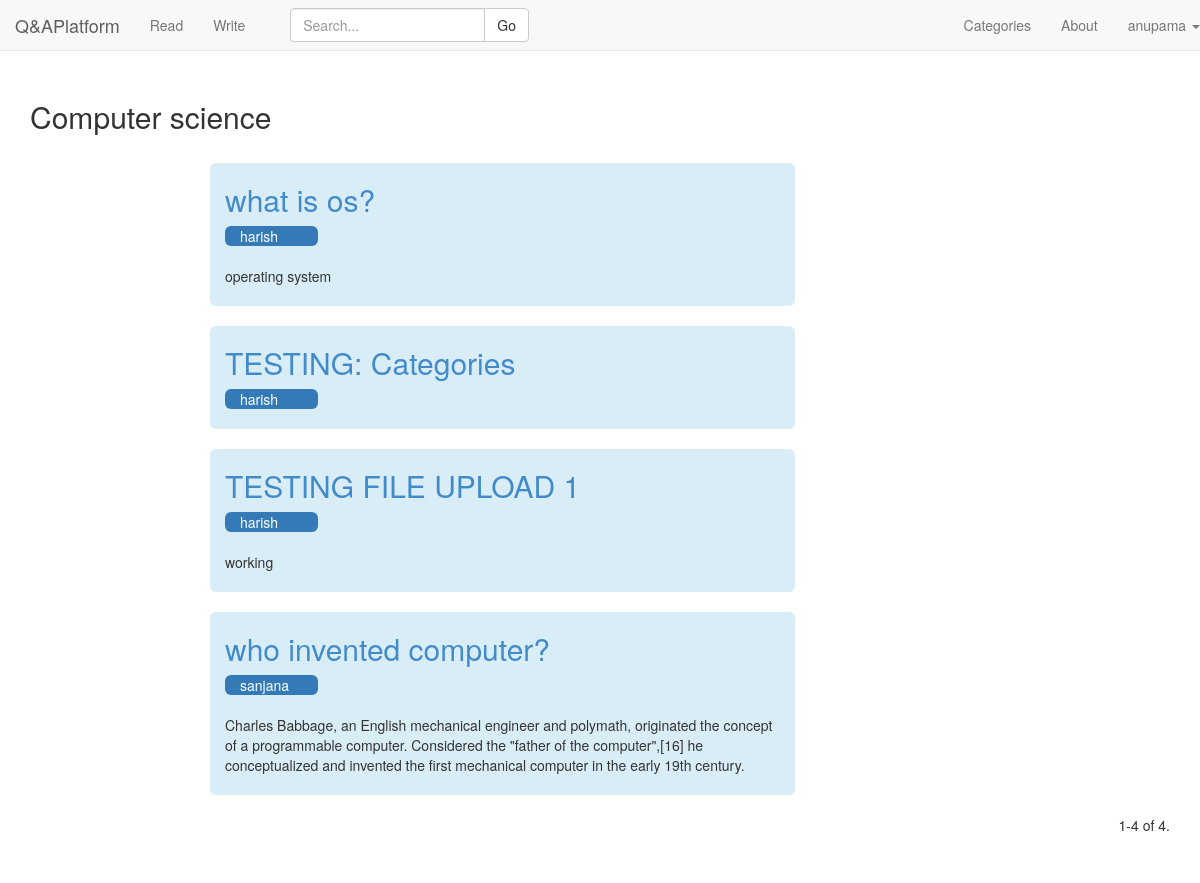
The page /categories/9 (signed in) on the database its author committed.
### QA/models.py (models this page shows, shortened)
class Categories(models.Model):
	categories = models.CharField(max_length=120, blank=False,null=False)

class Question(models.Model):
	question_text = models.TextField(blank=False,null=True)
	follow = models.IntegerField(default=0)
	author = models.ForeignKey(Customuser)
	upload = models.FileField(upload_to='uploads/%Y/%m/%d/',blank=True,null=True) #if null is true then NULL is set if no value
	timestamp = models.DateTimeField(auto_now_add=True, auto_now=False)# but in forms, set blank=True,form can be left.
	updated = models.DateTimeField(auto_now_add=False, auto_now=True)
	category1 = models.ForeignKey(Categories,blank=True,null=True,related_name='category1')
	category2 = models.ForeignKey(Categories,blank=True,null=True,related_name='category2')
	category3 = models.ForeignKey(Categories,blank=True,null=True,related_name='category3')
	category4 = models.ForeignKey(Categories,blank=True,null=True,related_name='category4')
	class Meta:
		ordering = ['follow','-timestamp']
	def __unicode__(self):
		return self.question_text

class Answer(models.Model):
	answer_text = models.TextField(blank=False,null=True)
	timestamp = models.DateTimeField(auto_now_add=True, auto_now=False)
	question = models.ForeignKey(Question)
	author = models.ForeignKey(Customuser)
	upvotes = models.IntegerField(default=0)
	faculty_upvote = models.IntegerField(default=0)
	verify = models.BooleanField(default=False)
	def __unicode__(self):
		return self.answer_text

### QA/views.py (the view)
# urls.py: url(r'^categories/(?P<category_id>[0-9]*)$',QA.views.category,name='category'),
@login_required
def category(request,category_id):
	if request.user.is_superuser:
		return HttpResponseRedirect('/report')
	if request.user.is_authenticated:
		category_object = []
		qn_list = []
		isAll=False
		cat=''
		if category_id:
			i=Categories.objects.get(pk=category_id)
			cat=i.categories
			qn_list += (Question.objects.filter(Q(Q(category1=i) |Q(category2=i)|Q(category3=i)|Q(category4=i))))
			if request.method == 'GET': # If the form is submitted
				search_query = request.GET.get('search_box', "")
				if (search_query==''):
					print "Empty Search"
				else:
					qn_list=[]
					qn_list+=Question.objects.filter(question_text__icontains=search_query).filter(Q(Q(category1=i) |Q(category2=i)|Q(category3=i)|Q(category4=i)))
		else:
			isAll=True
			qn_list = Question.objects.all()
			cat=Categories.objects.all().order_by("categories")
		qn_count = len(qn_list)
		ans = []
		qa=[]
		for i in qn_list:
			obj = QnAns()
			obj.qn = i
			a1 = Answer.objects.all().filter(question=i).order_by("-upvotes")
			if a1:
				ans.append(a1[0])
				obj.ans = a1[0]
				obj.isans = True
			else:
				obj.isans = False
			qa.append(obj)
		qa = list(set(qa))
		qns = list(set(qn_list))
		MaxQns = 10
		paginator = Paginator(qn_list, MaxQns) # Show MaxQns contacts per page
		page = request.GET.get('page')
		try:
			qns = paginator.page(page)
		except PageNotAnInteger:
			qns = paginator.page(1)
		except EmptyPage:
			qns = paginator.page(paginator.num_pages)
		n1 = (qns.number-1)*MaxQns + 1
		n2 = qns.number*MaxQns
		if n2 > qn_count:
			n2 = qn_count
		context = {
			"list":qns,
			"Object":qa,
			"qn_count":qn_count,
			"n1":n1,"n2":n2,
			"isAll":isAll,
			"category":cat,
			"isCat":True,
		}
		return render(request,"category.html",context)

### QA/models.py (called while the page is built)
	def __str__(self):
		return self.username

### QA/templates/category.html (shortened to what this page needs)
{% extends 'base.html' %}
{% load crispy_forms_tags %}
{% block question_container %}
<div class="container">
	{% if not isAll %}
		<h2>{{category}}</h2>
	{% else %}
		<h2>Category List</h2>
		{%for i in category %}
	        <a href="/categories/{{i.pk}}"><h4>{{i.categories}}</h4></a>
  		{%endfor%}
	{% endif %}
</div>
{% if not isAll %}
<div class="container">
  {%for i in Object %}
    <br>
    <div class="row">
      <div class="col-md-6 col-md-offset-2 bg-info img-rounded">
        <a href="/write/{{i.qn.pk}}"><h2>{{i.qn}}</h2></a>
        <div class="col-xs-2 col-sm-2 bg-primary img-rounded word-wrap">
          {{i.qn.author}}
        </div>
        {% if i.isans %}
          <br> <br>
          {{ i.ans }}
        {% endif %}
        <br> <br>
      </div>
    </div>
  {%endfor%}
</div>
{% endif %}
{% endblock %}
{% block read_container %}
{% if not isAll %}
<div class="container text-right">
<div class="pagination">
    <span class="step-links">
        <span class="current">
            {{ n1 }}-{{ n2 }} of {{ qn_count }}.
        </span>
    </span>
</div>
</div>
{% endif %}
{% endblock %}

### QA/templates/navbar.html (shortened to what this page needs)
<nav class="navbar navbar-default navbar-fixed-top" role="navigation">
  <div class="navbar-header">
   <a class="navbar-brand" href="{% url 'home' %}">Q&amp;APlatform</a>
  </div>
{% if user.is_authenticated %}
{% if user.is_superuser %}
  <div class="collapse navbar-collapse" id="bs-example-navbar-collapse-1">
    <ul class="nav navbar-nav">
      <li><a href="{% url 'report' %}">Report</a></li>
    </ul>
    <ul class="nav navbar-nav navbar-right">
      <li><a href="{% url 'about' %}">About</a></li>
      <li class="dropdown">
        <a href="#" class="dropdown-toggle" data-toggle="dropdown">{{request.user.username}} <b class="caret"></b></a>
        <ul class="dropdown-menu">
          <li><a href="/admin">Settings</a></li>
          <li class="divider"></li>
          <li><a href="/admin/logout">Log Out</a></li>
        </ul>
      </li>
    </ul>
  </div>
{% else %}
 <div class="collapse navbar-collapse" id="bs-example-navbar-collapse-1">
   <ul class="nav navbar-nav">
     <li><a href="{% url 'read' %}">Read</a></li>
     <li><a href="{% url 'write' %}">Write</a></li>
   </ul>
   <div class="col-sm-3 col-md-3">
       <form class="navbar-form" type="get" action="{% url 'search' %}" >
       <div class="input-group">
           <input id="search_box" type="text" name="search_box"  placeholder="Search..." class="form-control" >
           <div class="input-group-btn">
               <button id="search_submit" class="btn btn-default" type="submit">Go</button>
           </div>
       </div>
       </form>
   </div>
   <ul class="nav navbar-nav navbar-right">
     <li><a href="/categories">Categories</a></li>
     <li><a href="{% url 'about' %}">About</a></li>
     <li class="dropdown">
       <a href="#" class="dropdown-toggle" data-toggle="dropdown">{{request.user.first_name}} <b class="caret"></b></a>
     </li>
   </ul>
 </div>
 {% endif %}
{% else %}
  <div class="collapse navbar-collapse" id="bs-example-navbar-collapse-1">
    <ul class="nav navbar-nav navbar-right">
      <li><a href="{% url 'about' %}">About</a></li>
    </ul>
  </div>
{% endif %}
</nav>

### static/our_static/css/navbar-static-top.css (style rules this page uses)
body { min-height: 2000px; }

### rows shown on the page
Categories: categories "Computer science"
Question: qn "what is os?", qn.author "harish"
Answer: ans "operating system"
Question: qn "TESTING: Categories", qn.author "harish"
Question: qn "TESTING FILE UPLOAD 1", qn.author "harish"
Answer: ans "working"
Question: qn "who invented computer?", qn.author "sanjana"
Answer: ans "Charles Babbage, an English mechanical engineer and polymath, originated the concept of a programmable computer. Considered the \"father of the computer\",[16] he conceptualized and invented the first mechanical computer in the early 19th century."

### other values the page prints
{{ request.user.first_name }} "anupama"
{{ n1 }} "1"
{{ n2 }} "4"
{{ qn_count }} "4"
